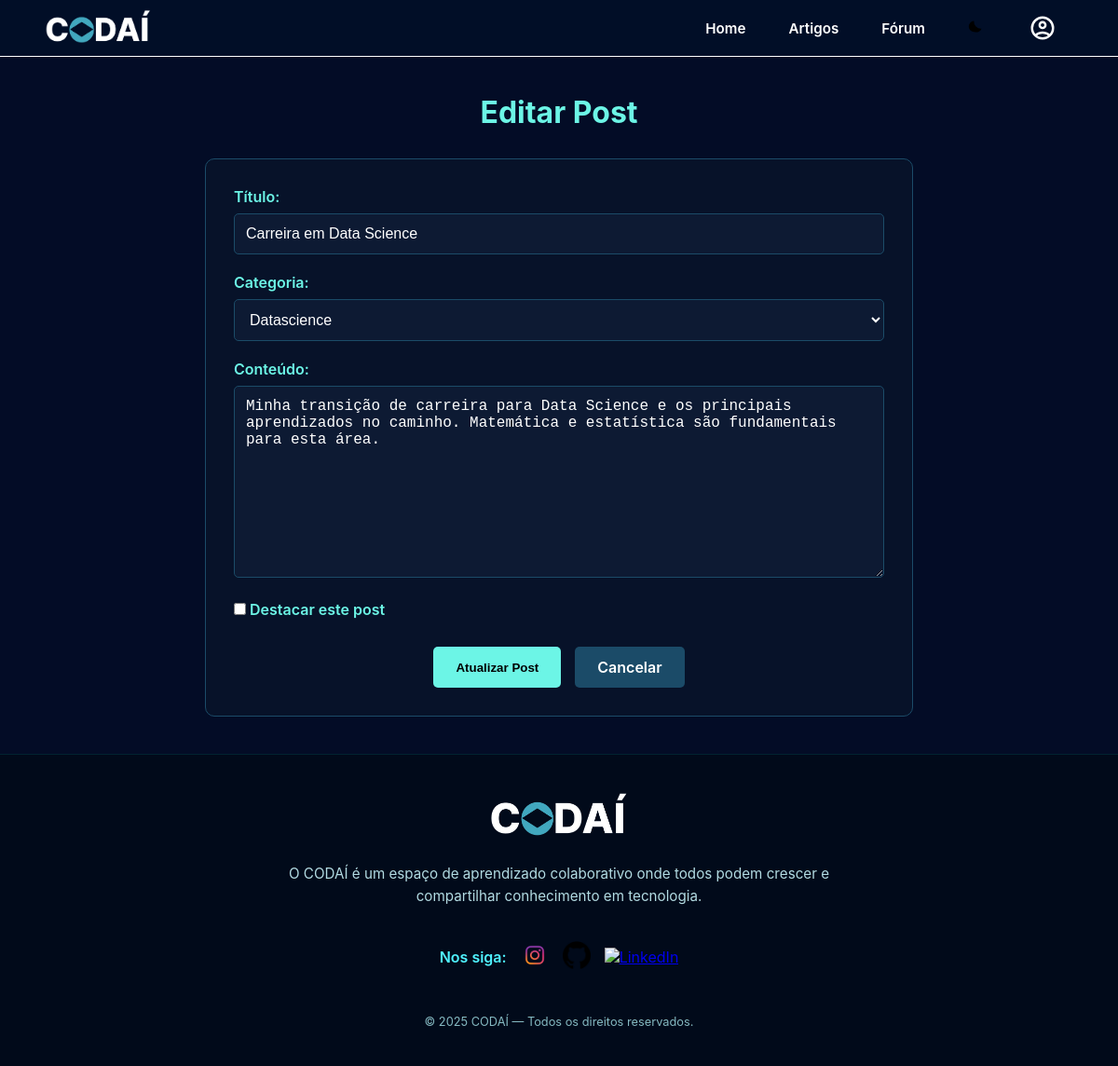
/forum/post/6/edit (signed in), run on an earlier commit of the app's database.
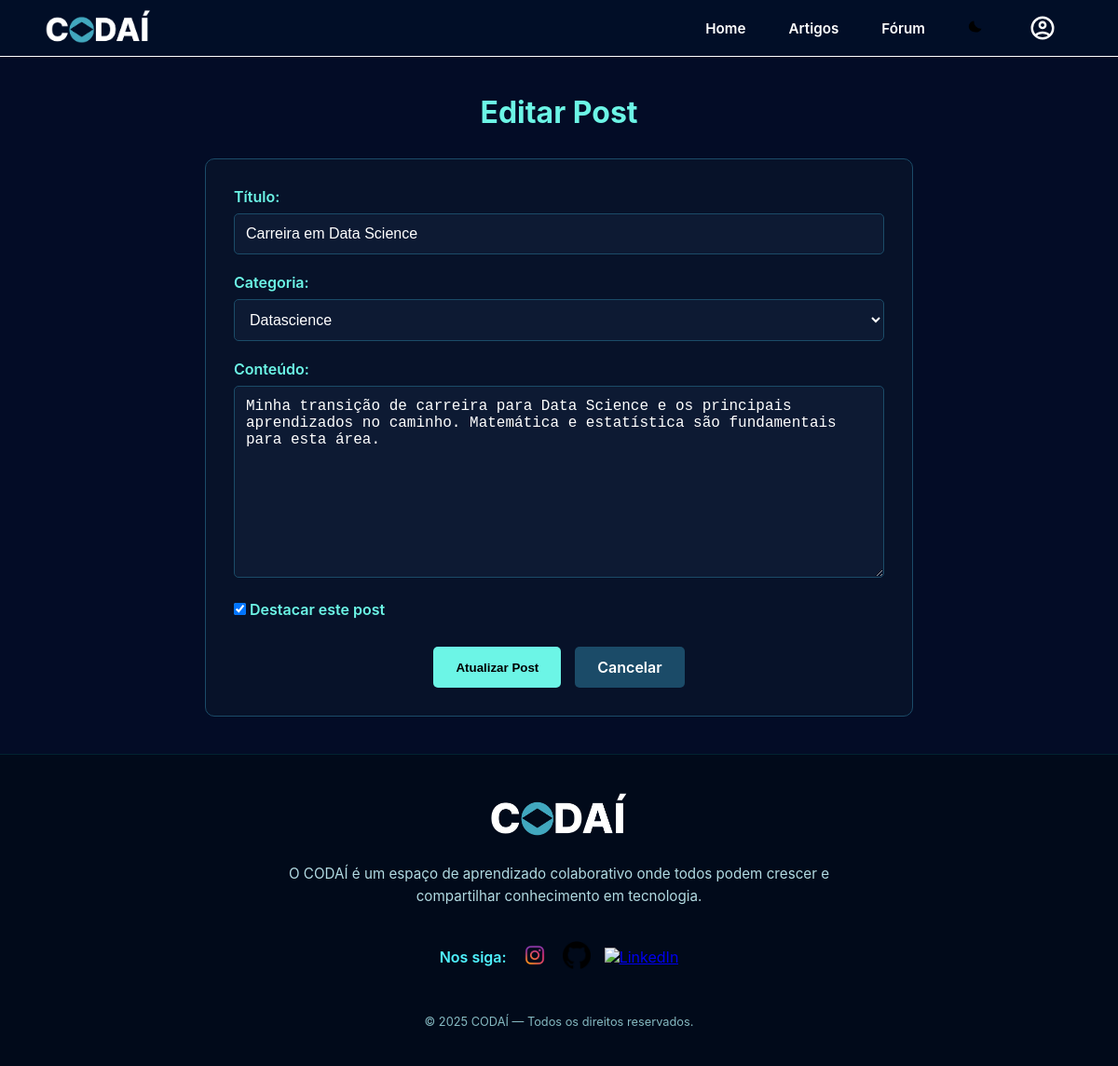
And on a later commit of the database.
### models/forum.py (models this page shows, shortened)
class Post(db.Model):
    __tablename__ = 'post'
    id = db.Column(db.Integer, primary_key=True)
    title = db.Column(db.String(200), nullable=False)
    content = db.Column(db.Text, nullable=False)
    is_highlighted = db.Column(db.Boolean, default=False)  # Para posts em destaque
    created_at = db.Column(db.DateTime, default=datetime.utcnow)
    updated_at = db.Column(db.DateTime, default=datetime.utcnow, onupdate=datetime.utcnow)
    image_path = db.Column(db.String(200))  # caminho relativo à pasta static, ex: 'image/git/exemplo.png'
    user_id = db.Column(db.Integer, db.ForeignKey('user.id'), nullable=False)
    category_id = db.Column(db.Integer, db.ForeignKey('category.id'), nullable=False)
    user = db.relationship('User', backref='posts')
    comments = db.relationship('Comment', backref='post', lazy=True, cascade='all, delete-orphan')

class Category(db.Model):
    __tablename__ = 'category'
    id = db.Column(db.Integer, primary_key=True)
    name = db.Column(db.String(50), unique=True, nullable=False)
    description = db.Column(db.Text)
    color = db.Column(db.String(7), default='#007bff')  # Cor hexadecimal para a tag
    created_at = db.Column(db.DateTime, default=datetime.utcnow)
    posts = db.relationship('Post', backref='category', lazy=True, cascade='all, delete-orphan')

### routes/forum/__init__.py (the view, shortened to what this page needs)
@forum_bp.route('/post/<int:post_id>/edit', methods=['GET', 'POST'])
@login_required
def edit_post(post_id):
    post = Post.query.get_or_404(post_id)
    if post.user_id != current_user.id and current_user.role != 'master':
        flash('Você não tem permissão para editar este post!', 'error')
        return redirect(url_for('forum.view_post', post_id=post_id))
    categories = Category.query.all()
    return render_template('forum/edit_post.html', post=post, categories=categories)

### templates/forum/edit_post.html (shortened to what this page needs)
{% extends 'base.html' %}
{% block styles %}
<link rel="stylesheet" href="{{ url_for('static', filename='css/forum.css') }}">
{% endblock %}
{% block content %}
<div class="edit-post-container">
    <h1>Editar Post</h1>
    <form method="POST" class="post-form">
        <div class="form-group">
            <label for="title">Título:</label>
            <input type="text" id="title" name="title" value="{{ post.title }}" required maxlength="200">
        </div>
        <div class="form-group">
            <label for="category_id">Categoria:</label>
            <select id="category_id" name="category_id" required>
                {% for category in categories %}
                <option value="{{ category.id }}" {% if category.id == post.category_id %}selected{% endif %}>
                    {{ category.name|title }}
                </option>
                {% endfor %}
            </select>
        </div>
        <div class="form-group">
            <label for="content">Conteúdo:</label>
            <textarea id="content" name="content" required rows="10">{{ post.content }}</textarea>
        </div>
        <div class="form-group">
            <label class="checkbox-label">
                <input type="checkbox" name="is_highlighted" value="1" {% if post.is_highlighted %}checked{% endif %}>
                Destacar este post
            </label>
        </div>
        <div class="form-actions">
            <button type="submit" class="btn-primary">Atualizar Post</button>
            <a href="{{ url_for('forum.view_post', post_id=post.id) }}" class="btn-secondary">Cancelar</a>
        </div>
    </form>
</div>
{% endblock %}

What changed in the data, as far as the page shows it:
changed Post "Carreira em Data Science": is_highlighted "☐" → "☑"
